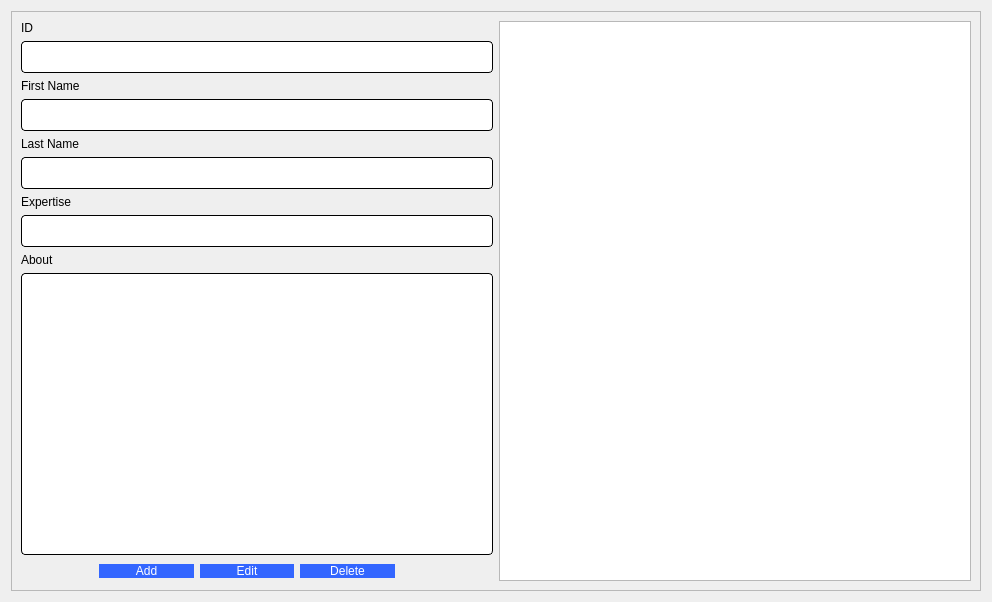
<?xml version="1.0" encoding="UTF-8"?>
<ui version="4.0">
 <class>ManageAuthors</class>
 <widget class="QDialog" name="ManageAuthors">
  <property name="geometry">
   <rect>
    <x>0</x>
    <y>0</y>
    <width>992</width>
    <height>602</height>
   </rect>
  </property>
  <property name="windowTitle">
   <string>Dialog</string>
  </property>
  <layout class="QHBoxLayout" name="horizontalLayout_5">
   <item>
    <widget class="QFrame" name="frame">
     <property name="frameShape">
      <enum>QFrame::StyledPanel</enum>
     </property>
     <property name="frameShadow">
      <enum>QFrame::Raised</enum>
     </property>
     <layout class="QHBoxLayout" name="horizontalLayout_4">
      <item>
       <layout class="QHBoxLayout" name="horizontalLayout_3">
        <item>
         <layout class="QVBoxLayout" name="verticalLayout_6">
          <item>
           <layout class="QVBoxLayout" name="verticalLayout_2">
            <item>
             <widget class="QLabel" name="label_2">
              <property name="styleSheet">
               <string notr="true">color: rgb(0, 0, 0);
font: 10pt &quot;Comic Sans MS&quot;;</string>
              </property>
              <property name="text">
               <string>ID</string>
              </property>
             </widget>
            </item>
            <item>
             <widget class="QLineEdit" name="ID">
              <property name="font">
               <font>
                <pointsize>-1</pointsize>
                <weight>50</weight>
                <italic>false</italic>
                <bold>false</bold>
               </font>
              </property>
              <property name="styleSheet">
               <string notr="true">QLineEdit{
	background-color: rgb(255, 255, 255);
	 border: 1px  solid;
     border-radius: 4px;
	font: 24px
}</string>
              </property>
             </widget>
            </item>
           </layout>
          </item>
          <item>
           <layout class="QVBoxLayout" name="verticalLayout_3">
            <item>
             <widget class="QLabel" name="label_3">
              <property name="styleSheet">
               <string notr="true">color: rgb(0, 0, 0);
font: 10pt &quot;Comic Sans MS&quot;;</string>
              </property>
              <property name="text">
               <string>First Name</string>
              </property>
             </widget>
            </item>
            <item>
             <widget class="QLineEdit" name="firstName">
              <property name="styleSheet">
               <string notr="true">QLineEdit{
	background-color: rgb(255, 255, 255);
	 border: 1px  solid;
     border-radius: 4px;
	font: 24px
}</string>
              </property>
             </widget>
            </item>
           </layout>
          </item>
          <item>
           <layout class="QVBoxLayout" name="verticalLayout_4">
            <item>
             <widget class="QLabel" name="label_4">
              <property name="styleSheet">
               <string notr="true">color: rgb(0, 0, 0);
font: 10pt &quot;Comic Sans MS&quot;;</string>
              </property>
              <property name="text">
               <string>Last Name</string>
              </property>
             </widget>
            </item>
            <item>
             <widget class="QLineEdit" name="lastName">
              <property name="styleSheet">
               <string notr="true">QLineEdit{
	background-color: rgb(255, 255, 255);
	 border: 1px  solid;
     border-radius: 4px;
	font: 24px
}</string>
              </property>
             </widget>
            </item>
           </layout>
          </item>
          <item>
           <layout class="QVBoxLayout" name="verticalLayout_5">
            <item>
             <widget class="QLabel" name="label_5">
              <property name="styleSheet">
               <string notr="true">color: rgb(0, 0, 0);
font: 10pt &quot;Comic Sans MS&quot;;</string>
              </property>
              <property name="text">
               <string>Expertise</string>
              </property>
             </widget>
            </item>
            <item>
             <widget class="QLineEdit" name="expertise">
              <property name="styleSheet">
               <string notr="true">QLineEdit{
	background-color: rgb(255, 255, 255);
	 border: 1px  solid;
     border-radius: 4px;
	font: 24px
}</string>
              </property>
             </widget>
            </item>
           </layout>
          </item>
          <item>
           <layout class="QVBoxLayout" name="verticalLayout">
            <item>
             <widget class="QLabel" name="label_6">
              <property name="styleSheet">
               <string notr="true">color: rgb(0, 0, 0);
font: 10pt &quot;Comic Sans MS&quot;;</string>
              </property>
              <property name="text">
               <string>About</string>
              </property>
             </widget>
            </item>
            <item>
             <widget class="QTextEdit" name="about">
              <property name="styleSheet">
               <string notr="true">QTextEdit{
	background-color: rgb(255, 255, 255);
	 border: 1px  solid;
     border-radius: 4px;
	font: 24px
}</string>
              </property>
             </widget>
            </item>
           </layout>
          </item>
          <item>
           <layout class="QHBoxLayout" name="horizontalLayout_2">
            <item>
             <spacer name="horizontalSpacer">
              <property name="orientation">
               <enum>Qt::Horizontal</enum>
              </property>
              <property name="sizeType">
               <enum>QSizePolicy::Fixed</enum>
              </property>
              <property name="sizeHint" stdset="0">
               <size>
                <width>78</width>
                <height>20</height>
               </size>
              </property>
             </spacer>
            </item>
            <item>
             <layout class="QHBoxLayout" name="horizontalLayout">
              <item>
               <widget class="QPushButton" name="addButtton">
                <property name="styleSheet">
                 <string notr="true">QPushButton
{ 
	border-radius:15px;
	font: 10pt &quot;Comic Sans MS&quot;;
	background-color: #3366FF;
	padding : 0 4px;
	border-radius:10px;
	color: rgb(255, 255, 255);
}


QPushButton:hover:!pressed

{
background:#4f85e2;
}
</string>
                </property>
                <property name="text">
                 <string>Add</string>
                </property>
               </widget>
              </item>
              <item>
               <widget class="QPushButton" name="editButton">
                <property name="styleSheet">
                 <string notr="true">QPushButton
{ 
	border-radius:15px;
	font: 10pt &quot;Comic Sans MS&quot;;
	background-color: #3366FF;
	padding : 0 4px;
	border-radius:10px;
	color: rgb(255, 255, 255);
}


QPushButton:hover:!pressed

{
background:#4f85e2;
}
</string>
                </property>
                <property name="text">
                 <string>Edit</string>
                </property>
               </widget>
              </item>
              <item>
               <widget class="QPushButton" name="deleteButton">
                <property name="styleSheet">
                 <string notr="true">QPushButton
{ 
	border-radius:15px;
	font: 10pt &quot;Comic Sans MS&quot;;
	background-color: #3366FF;
	padding : 0 4px;
	border-radius:10px;
	color: rgb(255, 255, 255);
}


QPushButton:hover:!pressed

{
background:#4f85e2;
}
</string>
                </property>
                <property name="text">
                 <string>Delete</string>
                </property>
               </widget>
              </item>
             </layout>
            </item>
            <item>
             <spacer name="horizontalSpacer_2">
              <property name="orientation">
               <enum>Qt::Horizontal</enum>
              </property>
              <property name="sizeType">
               <enum>QSizePolicy::Fixed</enum>
              </property>
              <property name="sizeHint" stdset="0">
               <size>
                <width>98</width>
                <height>20</height>
               </size>
              </property>
             </spacer>
            </item>
           </layout>
          </item>
         </layout>
        </item>
        <item>
         <widget class="QTableView" name="authorTableView">
          <property name="styleSheet">
           <string notr="true">QHeaderView::section { background-color: #4f85e2; font: solid}</string>
          </property>
          <property name="selectionMode">
           <enum>QAbstractItemView::SingleSelection</enum>
          </property>
          <property name="selectionBehavior">
           <enum>QAbstractItemView::SelectRows</enum>
          </property>
          <attribute name="verticalHeaderVisible">
           <bool>false</bool>
          </attribute>
         </widget>
        </item>
       </layout>
      </item>
     </layout>
    </widget>
   </item>
  </layout>
 </widget>
 <resources/>
 <connections/>
</ui>
